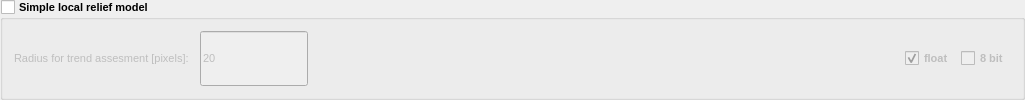
                  <widget class="QGroupBox" name="group_local_relief">
                   <property name="enabled">
                    <bool>true</bool>
                   </property>
                   <property name="sizePolicy">
                    <sizepolicy hsizetype="Preferred" vsizetype="Preferred">
                     <horstretch>0</horstretch>
                     <verstretch>0</verstretch>
                    </sizepolicy>
                   </property>
                   <property name="minimumSize">
                    <size>
                     <width>1025</width>
                     <height>65</height>
                    </size>
                   </property>
                   <property name="maximumSize">
                    <size>
                     <width>16777215</width>
                     <height>16777215</height>
                    </size>
                   </property>
                   <property name="font">
                    <font>
                     <pointsize>8</pointsize>
                     <weight>75</weight>
                     <bold>true</bold>
                    </font>
                   </property>
                   <property name="accessibleDescription">
                    <string>simple_local_relief</string>
                   </property>
                   <property name="title">
                    <string>Simple local relief model</string>
                   </property>
                   <property name="flat">
                    <bool>false</bool>
                   </property>
                   <property name="checkable">
                    <bool>true</bool>
                   </property>
                   <property name="checked">
                    <bool>false</bool>
                   </property>
                   <layout class="QHBoxLayout" name="horizontalLayout_17" stretch="0,0,0">
                    <item>
                     <layout class="QHBoxLayout" name="horizontalLayout_46">
                      <item>
                       <widget class="QLabel" name="label_46">
                        <property name="sizePolicy">
                         <sizepolicy hsizetype="Preferred" vsizetype="Preferred">
                          <horstretch>0</horstretch>
                          <verstretch>0</verstretch>
                         </sizepolicy>
                        </property>
                        <property name="minimumSize">
                         <size>
                          <width>180</width>
                          <height>20</height>
                         </size>
                        </property>
                        <property name="maximumSize">
                         <size>
                          <width>16777215</width>
                          <height>16777215</height>
                         </size>
                        </property>
                        <property name="font">
                         <font>
                          <pointsize>8</pointsize>
                          <weight>50</weight>
                          <bold>false</bold>
                         </font>
                        </property>
                        <property name="text">
                         <string>Radius for trend assesment [pixels]:</string>
                        </property>
                       </widget>
                      </item>
                      <item>
                       <widget class="QLineEdit" name="line_slrm_rad_cell">
                        <property name="sizePolicy">
                         <sizepolicy hsizetype="Preferred" vsizetype="Preferred">
                          <horstretch>0</horstretch>
                          <verstretch>0</verstretch>
                         </sizepolicy>
                        </property>
                        <property name="minimumSize">
                         <size>
                          <width>50</width>
                          <height>20</height>
                         </size>
                        </property>
                        <property name="maximumSize">
                         <size>
                          <width>16777215</width>
                          <height>16777215</height>
                         </size>
                        </property>
                        <property name="font">
                         <font>
                          <pointsize>8</pointsize>
                          <weight>50</weight>
                          <bold>false</bold>
                         </font>
                        </property>
                        <property name="accessibleDescription">
                         <string>trend_radius</string>
                        </property>
                        <property name="inputMask">
                         <string>009</string>
                        </property>
                        <property name="text">
                         <string>20</string>
                        </property>
                        <property name="maxLength">
                         <number>3</number>
                        </property>
                        <property name="frame">
                         <bool>true</bool>
                        </property>
                        <property name="placeholderText">
                         <string>315</string>
                        </property>
                        <property name="clearButtonEnabled">
                         <bool>false</bool>
                        </property>
                       </widget>
                      </item>
                     </layout>
                    </item>
                    <item>
                     <spacer name="horizontalSpacer_9">
                      <property name="orientation">
                       <enum>Qt::Horizontal</enum>
                      </property>
                      <property name="sizeType">
                       <enum>QSizePolicy::Expanding</enum>
                      </property>
                      <property name="sizeHint" stdset="0">
                       <size>
                        <width>0</width>
                        <height>20</height>
                       </size>
                      </property>
                     </spacer>
                    </item>
                    <item>
                     <layout class="QHBoxLayout" name="horizontalLayout_7">
                      <item>
                       <widget class="QCheckBox" name="check_slrm_float">
                        <property name="sizePolicy">
                         <sizepolicy hsizetype="Preferred" vsizetype="Preferred">
                          <horstretch>0</horstretch>
                          <verstretch>0</verstretch>
                         </sizepolicy>
                        </property>
                        <property name="minimumSize">
                         <size>
                          <width>50</width>
                          <height>20</height>
                         </size>
                        </property>
                        <property name="maximumSize">
                         <size>
                          <width>16777215</width>
                          <height>16777215</height>
                         </size>
                        </property>
                        <property name="font">
                         <font>
                          <pointsize>8</pointsize>
                         </font>
                        </property>
                        <property name="text">
                         <string>float</string>
                        </property>
                        <property name="checked">
                         <bool>true</bool>
                        </property>
                       </widget>
                      </item>
                      <item>
                       <widget class="QCheckBox" name="check_slrm_8bit">
                        <property name="sizePolicy">
                         <sizepolicy hsizetype="Preferred" vsizetype="Preferred">
                          <horstretch>0</horstretch>
                          <verstretch>0</verstretch>
                         </sizepolicy>
                        </property>
                        <property name="minimumSize">
                         <size>
                          <width>50</width>
                          <height>20</height>
                         </size>
                        </property>
                        <property name="maximumSize">
                         <size>
                          <width>16777215</width>
                          <height>16777215</height>
                         </size>
                        </property>
                        <property name="font">
                         <font>
                          <pointsize>8</pointsize>
                         </font>
                        </property>
                        <property name="text">
                         <string>8 bit</string>
                        </property>
                       </widget>
                      </item>
                     </layout>
                    </item>
                   </layout>
                  </widget>
